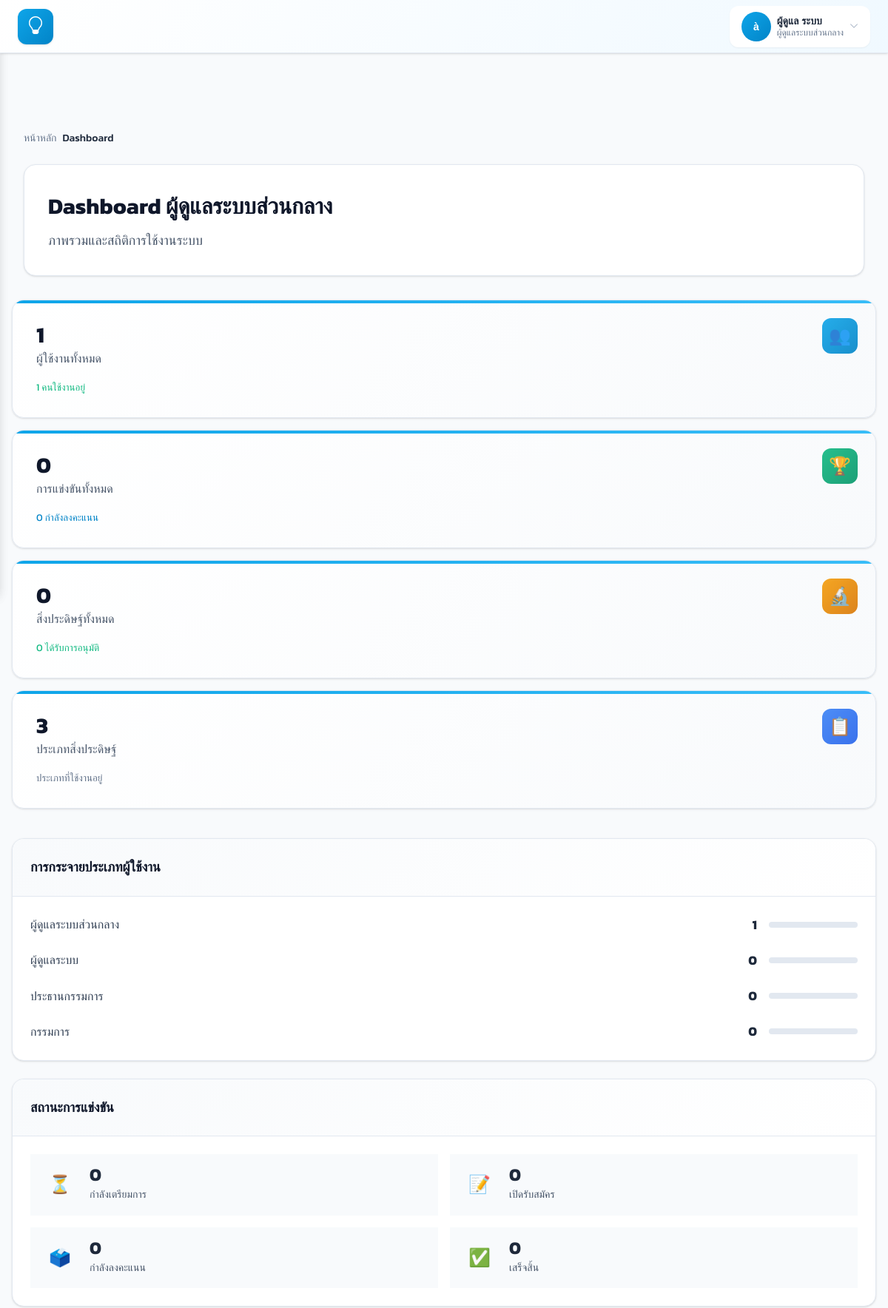
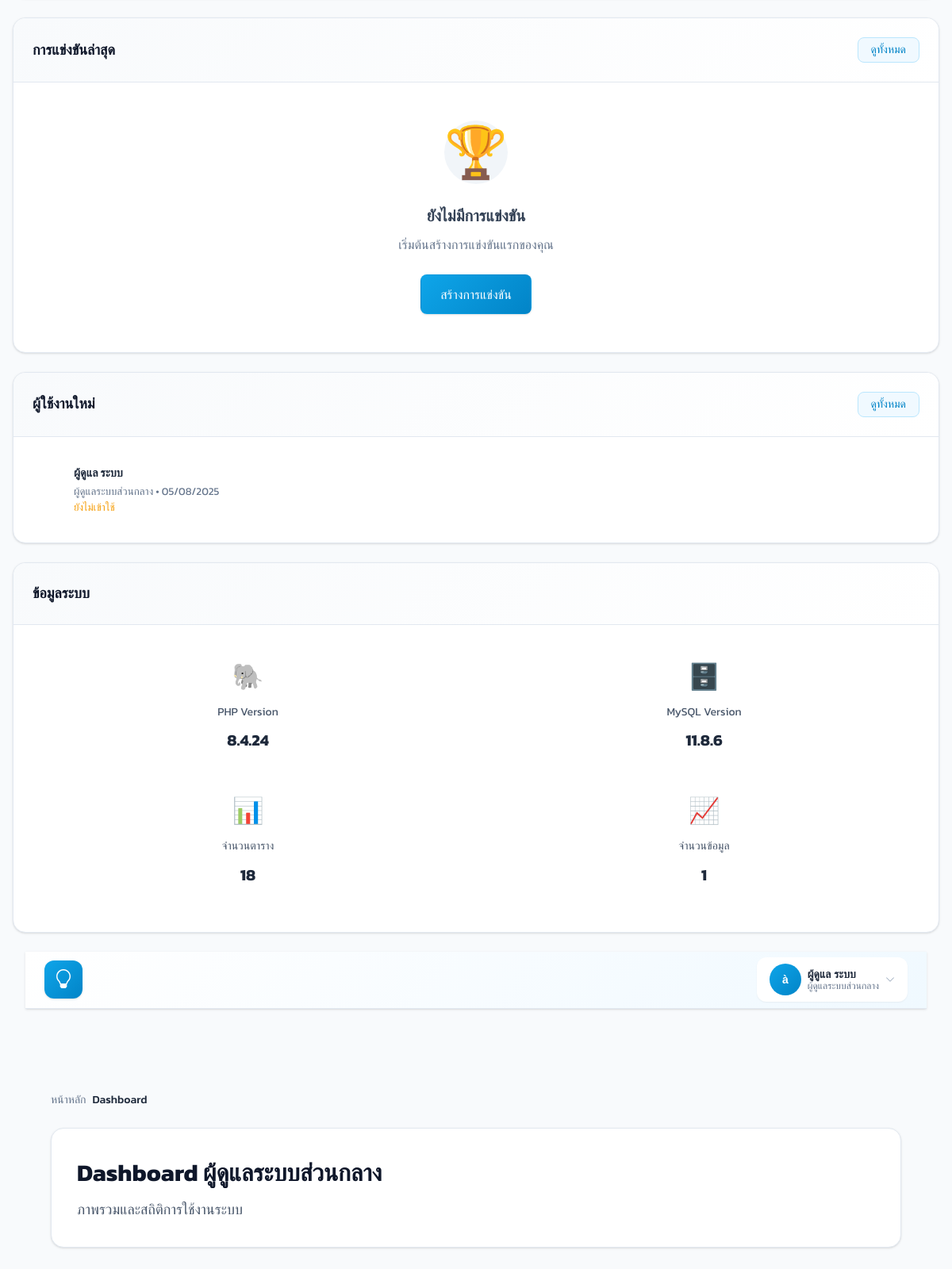
The page /super-admin/ (signed in) on the database its author committed (2 pictures, top to bottom).
### tables this page shows
CREATE TABLE `users` (
  `id` int(11) NOT NULL,
  `username` varchar(100) NOT NULL,
  `password` varchar(255) NOT NULL,
  `first_name` varchar(100) NOT NULL,
  `last_name` varchar(100) NOT NULL,
  `email` varchar(100) DEFAULT NULL,
  `phone` varchar(20) DEFAULT NULL,
  `user_type` enum('SUPER_ADMIN','ADMIN','CHAIRMAN','JUDGE') NOT NULL,
  `institution_name` varchar(255) DEFAULT NULL COMMENT 'ชื่อสถานศึกษา/หน่วยงาน',
  `province` varchar(100) DEFAULT NULL,
  `is_active` tinyint(1) DEFAULT 1,
  `last_login` timestamp NULL DEFAULT NULL,
  `last_ip` varchar(45) DEFAULT NULL,
  `created_by` int(11) DEFAULT NULL,
  `created_at` timestamp NOT NULL DEFAULT current_timestamp(),
  `updated_at` timestamp NOT NULL DEFAULT current_timestamp() ON UPDATE current_timestamp()
);

### super-admin/index.php (the view, shortened to what the rows shown need)
<?php
require_once '../config/database.php';
require_once '../config/settings.php';
require_once '../includes/auth.php';
$allowedRoles = [USER_TYPE_SUPER_ADMIN];
$auth->requireLogin($allowedRoles);
$pageTitle = 'Dashboard ผู้ดูแลระบบส่วนกลาง';
$recentCompetitions = $recentUsers = $loginStats = [];
try {
    $database = new Database();
    $db = $database->getConnection();
    $stmt = $db->prepare("
        SELECT username, first_name, last_name, user_type, created_at, last_login, is_active
        FROM users
        ORDER BY created_at DESC
        LIMIT 5
    ");
    $stmt->execute();
    $recentUsers = $stmt->fetchAll() ?: [];
    $stmt = $db->query("
        SELECT (
            COALESCE((SELECT COUNT(*) FROM users), 0) +
            COALESCE((SELECT COUNT(*) FROM competitions), 0) +
            COALESCE((SELECT COUNT(*) FROM inventions), 0) +
            COALESCE((SELECT COUNT(*) FROM voting_scores), 0) +
            COALESCE((SELECT COUNT(*) FROM audit_logs), 0)
        ) as total
    ");
} catch(Exception $e) {
    error_log("Dashboard error: " . $e->getMessage());
    $error = "เกิดข้อผิดพลาดในการโหลดข้อมูล: " . $e->getMessage();
    $userStats = ['total_users' => 0, 'super_admin_count' => 0, 'admin_count' => 0, 'chairman_count' => 0, 'judge_count' => 0, 'active_users' => 0, 'active_last_month' => 0];
    $competitionStats = ['total_competitions' => 0, 'preparing_count' => 0, 'registration_count' => 0, 'voting_count' => 0, 'completed_count' => 0, 'active_competitions' => 0];
    $inventionStats = ['total_inventions' => 0, 'draft_count' => 0, 'submitted_count' => 0, 'approved_count' => 0, 'rejected_count' => 0];
    $categoryStats = ['total_categories' => 0];
    $systemStats = ['php_version' => PHP_VERSION, 'mysql_version' => 'Unknown', 'total_tables' => 0, 'total_records' => 0];
}
include '../includes/header.php';
?>
<div class="dashboard-container">
    <div class="row">
        <div class="col-12 col-lg-4 mb-4">
            <div class="card">
                <div class="card-body">
                    <?php if (!empty($recentUsers)): ?>
                    <div class="user-list">
                        <?php foreach ($recentUsers as $user): ?>
                        <div class="user-item">
                            <div class="user-avatar-list">
                            </div>
                            <div class="user-info-list">
                                <div class="user-name-list">
                                    <?php echo htmlspecialchars($user['first_name'] . ' ' . $user['last_name']); ?>
                                </div>
                                <div class="user-meta-list">
                                    <small class="text-muted">
                                        <?php echo getUserTypeText($user['user_type']); ?>
                                        <span class="mx-1">•</span>
                                        <?php echo formatDate($user['created_at']); ?>
                                    </small>
                                </div>
                                <?php if ($user['last_login']): ?>
                                <div class="user-last-login">
                                    <small class="text-success">
                                        เข้าใช้ล่าสุด: <?php echo formatDateTime($user['last_login']); ?>
                                    </small>
                                </div>
                                <?php else: ?>
                                <div class="user-last-login">
                                    <small class="text-warning">ยังไม่เข้าใช้</small>
                                </div>
                                <?php endif; ?>
                            </div>
                        </div>
                        <?php endforeach; ?>
                    </div>
                    <?php endif; ?>
                </div>
            </div>
        </div>
    </div>
</div>
<?php include '../includes/footer.php'; ?>

### includes/header.php (shortened to what the rows shown need)
<?php
$auth->requireLogin($allowedRoles ?? []);
$currentUser = $auth->getUserData($_SESSION['user_id']);
$userTypeText = getUserTypeText($_SESSION['user_type']);
$pageTitle = $pageTitle ?? 'Dashboard';
$currentDir = basename(dirname($_SERVER['SCRIPT_NAME']));
$basePath = '';
if (in_array($currentDir, ['super-admin', 'admin', 'chairman', 'judge'])) {
    $basePath = '../';
} else {
    $basePath = '';
}
?>
<!DOCTYPE html>
<html lang="th">
<head>
    <link rel="stylesheet" href="<?php echo $basePath; ?>assets/css/modern-style.css">
    <link rel="stylesheet" href="<?php echo $basePath; ?>assets/css/responsive.css">
    <link rel="stylesheet" href="https://cdnjs.cloudflare.com/ajax/libs/bootstrap-icons/1.10.0/font/bootstrap-icons.min.css">
</head>
<body>
    <nav class="navbar">
        <div class="navbar-content">
            <div class="navbar-nav">
                <div class="user-dropdown" id="userDropdown">
                    <button class="user-trigger" type="button" aria-expanded="false">
                        <div class="user-avatar">
                            <?php echo strtoupper(substr($currentUser['first_name'], 0, 1)); ?>
                        </div>
                        <div class="user-info">
                            <div class="user-name"><?php echo htmlspecialchars($currentUser['first_name'] . ' ' . $currentUser['last_name']); ?></div>
                            <div class="user-role"><?php echo $userTypeText; ?></div>
                        </div>
                        <i class="bi bi-chevron-down dropdown-arrow"></i>
                    </button>
                </div>
            </div>
        </div>
    </nav>
    <main class="main-content" id="mainContent">
        <div class="content-wrapper">
            <?php if (!empty($pageTitle)): ?>
            <div class="page-header">
                <div class="d-flex justify-content-between align-items-start">
                    <div class="page-header-content">
                        <h1 class="page-title"><?php echo htmlspecialchars($pageTitle); ?></h1>
                    </div>
                </div>
            </div>
            <?php endif; ?>
            <div class="page-content animate-fadeIn">

### includes/footer.php (shortened to what the rows shown need)
<?php
$auth->requireLogin($allowedRoles ?? []);
$currentUser = $auth->getUserData($_SESSION['user_id']);
$userTypeText = getUserTypeText($_SESSION['user_type']);
$pageTitle = $pageTitle ?? 'Dashboard';
$currentDir = basename(dirname($_SERVER['SCRIPT_NAME']));
$basePath = '';
if (in_array($currentDir, ['super-admin', 'admin', 'chairman', 'judge'])) {
    $basePath = '../';
} else {
    $basePath = '';
}
?>
<!DOCTYPE html>
<html lang="th">
<head>
    <link rel="stylesheet" href="<?php echo $basePath; ?>assets/css/modern-style.css">
    <link rel="stylesheet" href="<?php echo $basePath; ?>assets/css/responsive.css">
    <link rel="stylesheet" href="https://cdnjs.cloudflare.com/ajax/libs/bootstrap-icons/1.10.0/font/bootstrap-icons.min.css">
</head>
<body>
    <nav class="navbar">
        <div class="navbar-content">
            <div class="navbar-nav">
                <div class="user-dropdown" id="userDropdown">
                    <button class="user-trigger" type="button" aria-expanded="false">
                        <div class="user-avatar">
                            <?php echo strtoupper(substr($currentUser['first_name'], 0, 1)); ?>
                        </div>
                        <div class="user-info">
                            <div class="user-name"><?php echo htmlspecialchars($currentUser['first_name'] . ' ' . $currentUser['last_name']); ?></div>
                            <div class="user-role"><?php echo $userTypeText; ?></div>
                        </div>
                        <i class="bi bi-chevron-down dropdown-arrow"></i>
                    </button>
                </div>
            </div>
        </div>
    </nav>
    <main class="main-content" id="mainContent">
        <div class="content-wrapper">
            <?php if (!empty($pageTitle)): ?>
            <div class="page-header">
                <div class="d-flex justify-content-between align-items-start">
                    <div class="page-header-content">
                        <h1 class="page-title"><?php echo htmlspecialchars($pageTitle); ?></h1>
                    </div>
                </div>
            </div>
            <?php endif; ?>

### rows shown on the page
users: first_name "à", first_name+last_name "ผู้ดูแล ระบบ", user_type "ผู้ดูแลระบบส่วนกลาง", created_at "05/08/2025", shows "ยังไม่เข้าใช้"

### other values the page prints
$userTypeText "ผู้ดูแลระบบส่วนกลาง"
$breadcrumb['title'] "Dashboard"
$pageTitle "Dashboard ผู้ดูแลระบบส่วนกลาง"
$pageSubtitle "ภาพรวมและสถิติการใช้งานระบบ"
$userStats['total_users'] "1"
$userStats['active_users'] "1"
$competitionStats['total_competitions'] "0"
$competitionStats['voting_count'] "0"
$inventionStats['total_inventions'] "0"
$inventionStats['approved_count'] "0"
$categoryStats['total_categories'] "3"
$userStats['super_admin_count'] "1"
$userStats['admin_count'] "0"
$userStats['chairman_count'] "0"
$userStats['judge_count'] "0"
